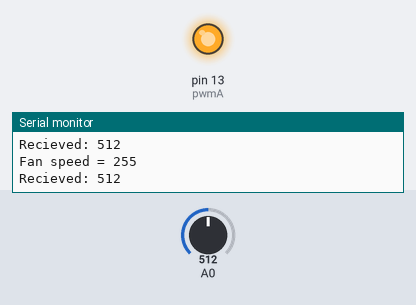
The sketch below on a simulated Arduino Uno, built with avr-gcc and run on an emulated ATmega328P. On the bench: output pins drawn as LEDs (lit = HIGH), the last lines printed to the serial monitor. The test bench sets the inputs (shaded band); at power-on: A0 = 512.

Above: at 1.2 s.
1.3 s: A0 set to 413
4.3 s: A0 set to 381
At 4.8 s:
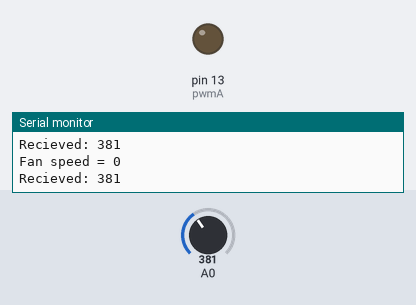
5.8 s: A0 set to 511
At 7.0 s:
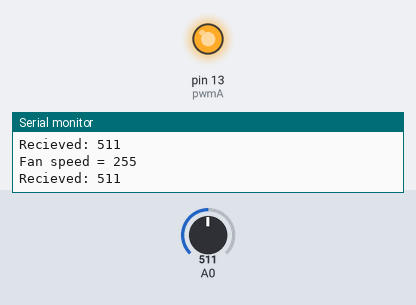
7.3 s: A0 set to 306
At 8.1 s:
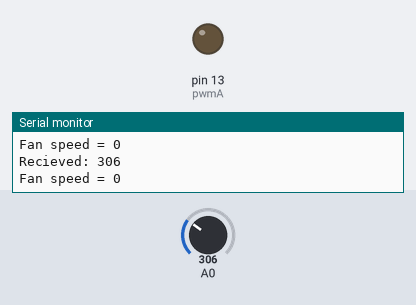
Timing chart, 0 to 9.8 s (numbered marks = the images above; inputs shaded):
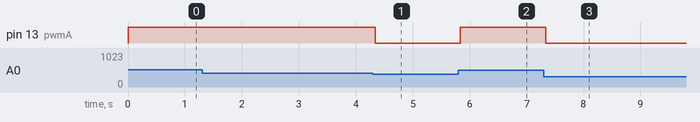

The sketch:

JustFan_Diode.ino
```cpp
int photoresistor = 0;
int fan_Speed = 0;

int pwmA = 13;


void setup() {
  // put your setup code here, to run once:

  Serial.begin(9600);
  // pins for the fan control
  pinMode(pwmA, OUTPUT);

}

void loop() {
  // put your main code here, to run repeatedly:

  photoresistor = analogRead(A0);

  Serial.print("Recieved: ");
  Serial.println(photoresistor);

  fan_Speed = photoresistor/400 *255;
  //changing the fan speed
  analogWrite(pwmA, fan_Speed);

  Serial.print("Fan speed = ");
  Serial.println(fan_Speed);


}
```

Measured:
- the behaviour switches between 400 and 399 on A0 (found by bisection; images 0 and 1)
- after the input at 4.3 s, pin 13 (pwmA): HIGH → LOW at once
- after the input at 5.8 s, pin 13 (pwmA): LOW → HIGH at once
- after the input at 7.3 s, pin 13 (pwmA): HIGH → LOW at once
